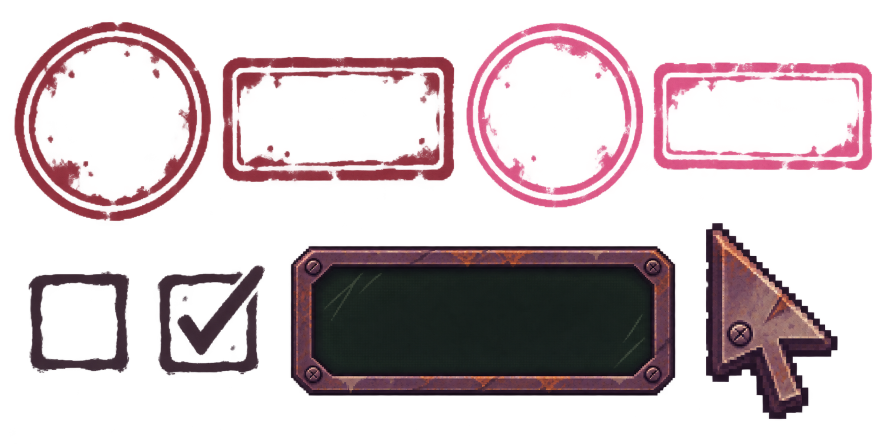
#> input picture art/raw/stamps.png, 1774 x 887 px, found by its file name (shown at 1/2 size)
$ python cut_stamps.py
#> lines starting #> are read from the running program, lines starting #| are printed output that depends on the picture; after the words box and inside, x2 and y2 are one past the last pixel; in counts of white or black regions, pixels touching at a corner belong together
# Leafy's stamps sheet: crop + mask only. Alpha under 64 is the red/magenta cut-out fringe, so it goes.
import numpy as np
from PIL import Image
a=np.array(Image.open('art/raw/stamps.png').convert('RGBA')); a[a[...,3]<64,3]=0
#> further down, a is the input picture: shape (887, 1774, 4); mean R, G, B, A 45, 18.2, 24, 71.7
#> after `a[a[..., 3] < 64, 3] = 0`:
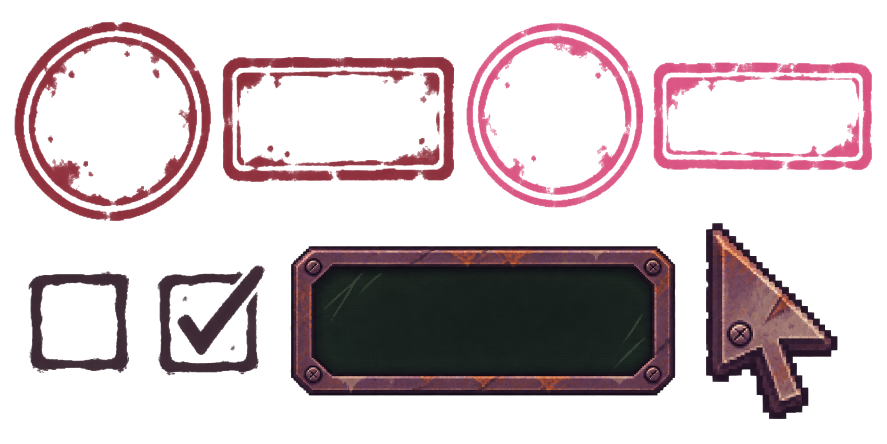
#> a: shape (887, 1774, 4) (shown at 1/2 size); 10.36% of pixels changed, all inside (x1, y1, x2, y2) = (13, 21, 1758, 887); transparent parts drawn white
for n,(x0,y0,x1,y1) in dict(stamp_circle_d=(29,44,422,442),stamp_rect_d=(446,114,908,364),stamp_circle_p=(933,46,1286,415),stamp_rect_p=(1308,125,1744,340),check_off=(58,543,258,745),check_on=(316,531,529,750),tip_plate=(582,492,1350,791),cursor=(1412,446,1675,838)).items():
    Image.fromarray(a[y0:y1,x0:x1]).save(f'art/ui/{n}.png')
#> this loop made 8 passes
#> pass 1, `Image.fromarray(a[y0:y1,x0:x1]).save(f'art/ui/{n}.png')`:
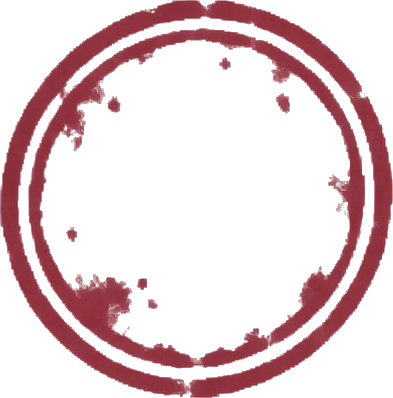
#> saved as stamp_circle_d.png: PIL image 393x398 RGBA; mean R, G, B, A 70, 17.8, 22.3, 58.7; transparent parts drawn white
#> pass 2, `Image.fromarray(a[y0:y1,x0:x1]).save(f'art/ui/{n}.png')`:
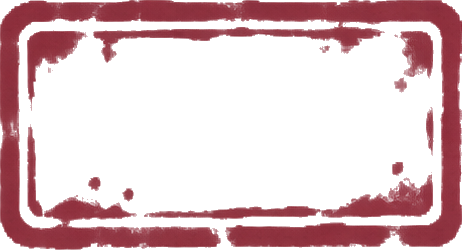
#> saved as stamp_rect_d.png: PIL image 462x250 RGBA; mean R, G, B, A 82.8, 22.7, 28.7, 76.3; transparent parts drawn white

$ run again, with art/raw/ammo.png copied over art/raw/stamps.png
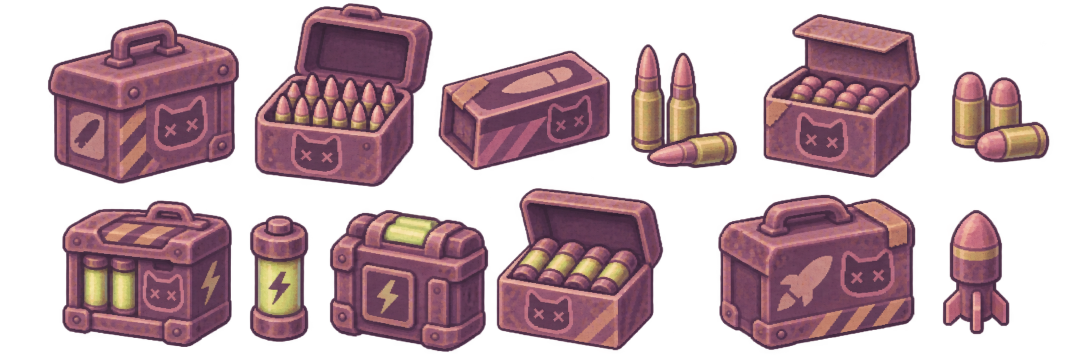
#> input picture art/raw/ammo.png, 2172 x 724 px, found by its file name (shown at 1/2 size)
#> a is the input picture: shape (724, 2172, 4); mean R, G, B, A 71.4, 44.9, 51.6, 124
#> a: shape (724, 2172, 4); 4.13% of pixels changed, all inside (x1, y1, x2, y2) = (41, 0, 2120, 724)
#> the loop `for n,(x0,y0,x1,y1) in dict(stamp_circle_d=(29,44,422,442),stamp_rect_..` made 8 passes
#> pass 1, `Image.fromarray(a[y0:y1,x0:x1]).save(f'art/ui/{n}.png')`:
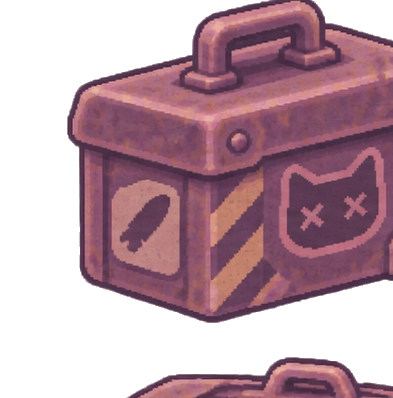
#> saved as stamp_circle_d.png: PIL image 393x398 RGBA; mean R, G, B, A 82.9, 50.5, 61.5, 145.9; transparent parts drawn white
#> pass 2, `Image.fromarray(a[y0:y1,x0:x1]).save(f'art/ui/{n}.png')`:
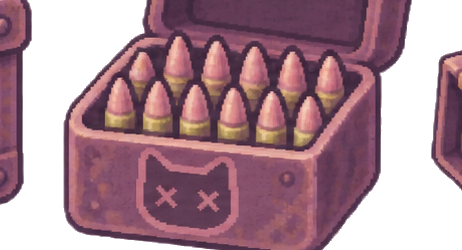
#> saved as stamp_rect_d.png: PIL image 462x250 RGBA; mean R, G, B, A 96.8, 60.2, 71.9, 174.4; transparent parts drawn white
